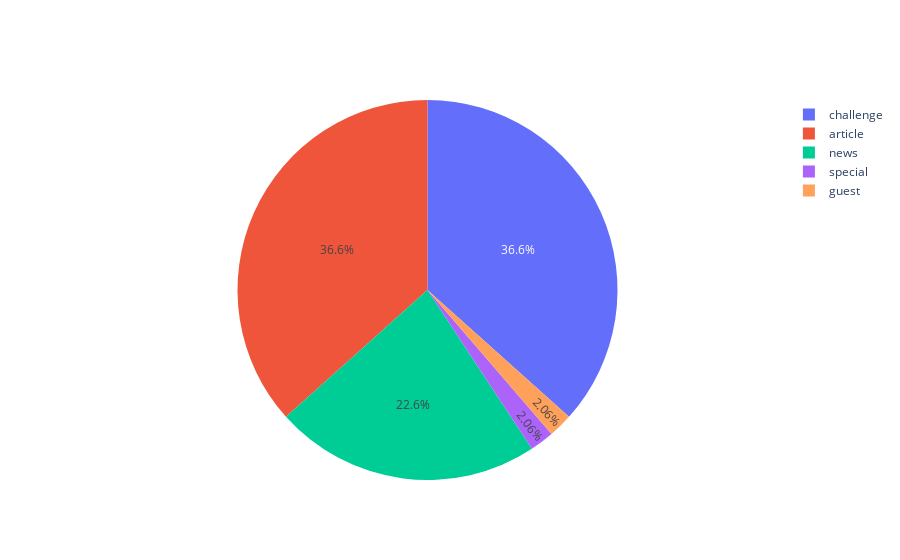

Notebook cell for this chart:
### Code cell
labels, values = transpose_list_of_tuples(categories)
pie = go.Pie(labels=labels, values=values)
plotly.offline.iplot([pie], filename="categories")

### Figure 1 — Plotly figure (JSON) as saved in the notebook; plotly's stock layout.template omitted (floating-point values rounded to 4 significant figures)
{"data": [{"labels": ["challenge", "article", "news", "special", "guest"], "type": "pie", "values": [89, 89, 55, 5, 5]}], "layout": {}}
